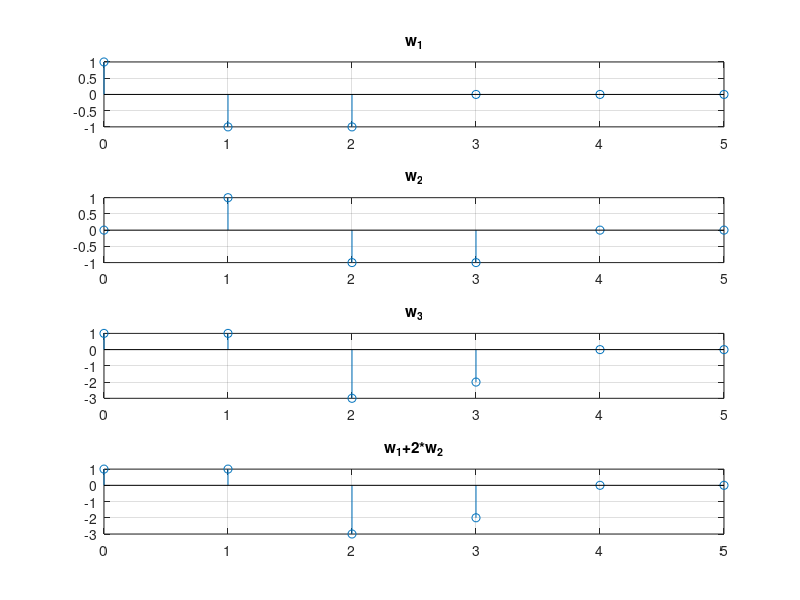
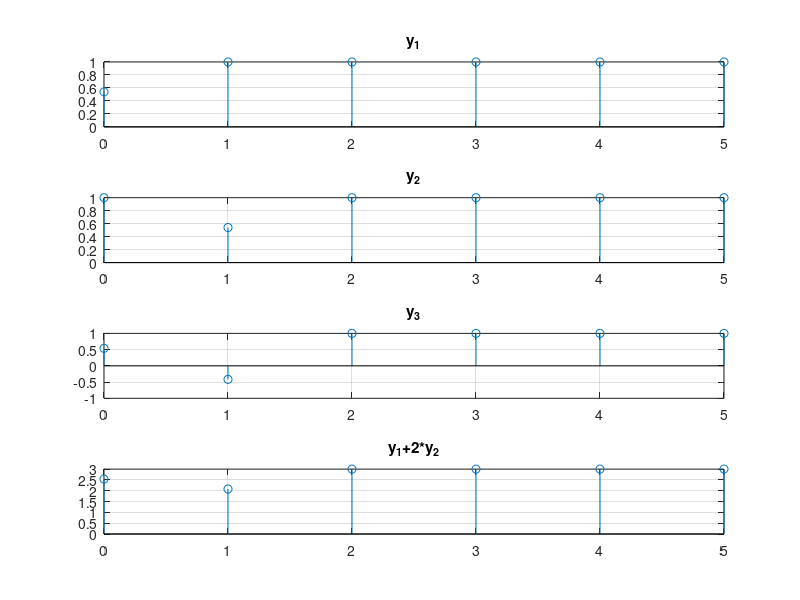
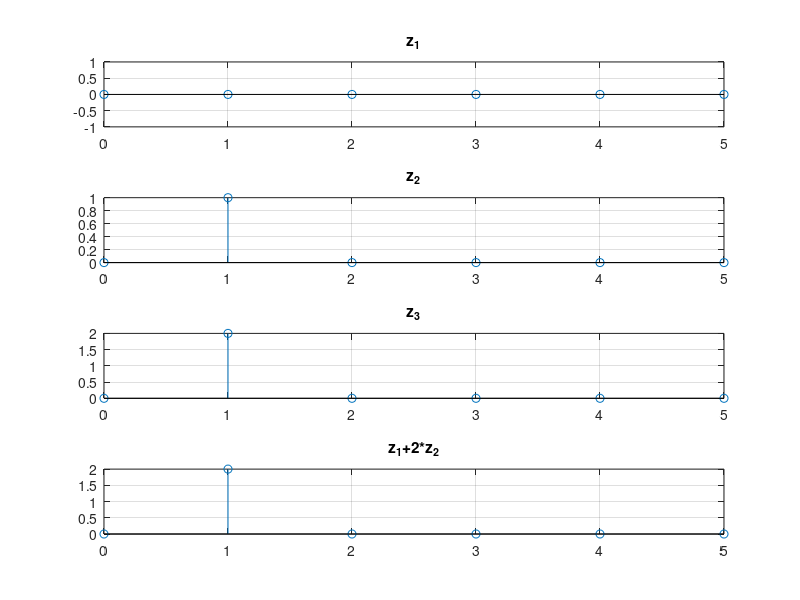

These figures' MATLAB source, in order:
clc; clear; close('all');


w_f = @(x) x - circshift(x, 1) - circshift(x, 2); % only work for this situation
x1 = [1 0 0 0 0 0];
x2 = [0 1 0 0 0 0];
x3 = [1 2 0 0 0 0];
nx = 0:5;

w1 = w_f(x1);
w2 = w_f(x2);
w3 = w_f(x3);

figure; 
subplot(4,1,1);
stem(nx, w1);
title('w_1'); grid('on');
subplot(4,1,2);
stem(nx, w2);
title('w_2'); grid('on');
subplot(4,1,3);
stem(nx, w3);
title('w_3'); grid('on');
subplot(4,1,4);
stem(nx, w1+2*w2);
title('w_1+2*w_2'); grid('on');

y1 = cos(x1);
y2 = cos(x2);
y3 = cos(x3);

figure; 
subplot(4,1,1);
stem(nx, y1);
title('y_1'); grid('on');
subplot(4,1,2);
stem(nx, y2);
title('y_2'); grid('on');
subplot(4,1,3);
stem(nx, y3);
title('y_3'); grid('on');
subplot(4,1,4);
stem(nx, y1+2*y2);
title('y_1+2*y_2'); grid('on');


z1 = nx .* x1;
z2 = nx .* x2;
z3 = nx .* x3;

figure; 
subplot(4,1,1);
stem(nx, z1);
title('z_1'); grid('on');
subplot(4,1,2);
stem(nx, z2);
title('z_2'); grid('on');
subplot(4,1,3);
stem(nx, z3);
title('z_3'); grid('on');
subplot(4,1,4);
stem(nx, z1+2*z2);
title('z_1+2*z_2'); grid('on');
